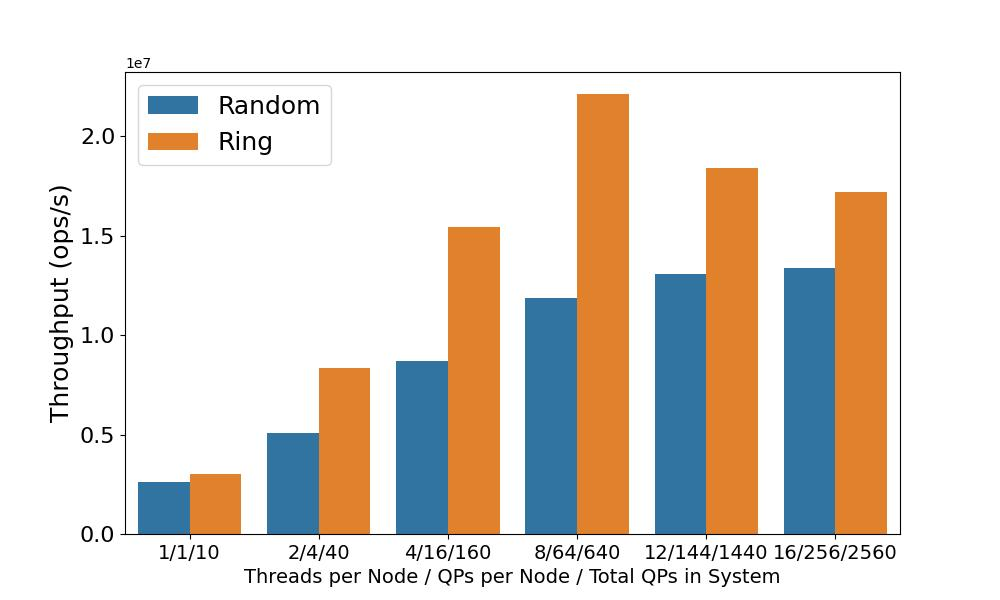

Here is the Python script that generated this plot:
from multiprocessing import Process
import subprocess
import os
from typing import List
import csv
import json
import argparse
import pandas
import matplotlib.pyplot as plt
import seaborn

pandas.options.mode.chained_assignment = None  # default='warn'

parser = argparse.ArgumentParser(description='Process the parameters for running an experiment or a test-suite')
# Experiment configuration
# parser.add_argument("figdir", type=str, default='/Users/amandabaran/Desktop/sss/async_locks/alock/alock/alock/benchmark/one_lock/plots/',
#                     help="Directory name to save figures under")
# parser.add_argument(
#     'datafile', type=str,
#     help='Name of datafile for plotting (if none exists then one is generated by processing results in `save_dir`)')

# parser.add_argument('exp', type=str, default='exp1', help='Experiment to plot')
parser.add_argument('--nodes', type=int, default=0, help='number of nodes in experiment')
parser.add_argument('--threads', type=int, default=0, help='number of threads in experiment')
parser.add_argument('--exp', type=str, default='tput', help='tput or lat')

parser.add_argument('--save_dir', type=str, default='results', help='Directory containing results to plot')

parser.add_argument('--resfile', type=str, default='_result.csv', help='Name of file with results')

parser.add_argument('--plot', type=bool, default=False, help='Whether to use the merged df files to make plots') 

FLAGS = parser.parse_args()

# ==========================================================================================================================================
# Functions
# ==========================================================================================================================================

def average_results(df):
    # Aggregate columns (e.g., sum)
    aggregates = df.mean(axis=0)  # Sum along the columns
    
    # Create a new DataFrame with the aggregate values
    aggregate_df = pandas.DataFrame(aggregates).T  # Transpose to have a single row
    
    # Append the new row to the original DataFrame
    df = pandas.concat([df, aggregate_df], ignore_index=True)
    
    # Save the merged DataFrame to a new CSV file in the root directory
    filename = FLAGS.exp + '_results.csv'
    merged_csv_path = os.path.join('./', FLAGS.save_dir, filename)
    df.to_csv(merged_csv_path, index=False)
    print(f"Merged results saved to '{merged_csv_path}'.")

def aggregate_results(df):
    # Aggregate columns (e.g., sum)
    aggregates = df.sum(axis=0)  # Sum along the columns
    
    # Create a new DataFrame with the aggregate values
    aggregate_df = pandas.DataFrame(aggregates).T  # Transpose to have a single row
    
    # Append the new row to the original DataFrame
    df = pandas.concat([df, aggregate_df], ignore_index=True)
    
    # Save the merged DataFrame to a new CSV file in the root directory
    filename = FLAGS.exp + '_results.csv'
    merged_csv_path = os.path.join('./', FLAGS.save_dir, filename)
    df.to_csv(merged_csv_path, index=False)
    print(f"Merged results saved to '{merged_csv_path}'.")

def trim_columns(df):
    print(df)
    columns = ['thread_count', 'node_count', 'p_local', 'min_key', 'max_key', 'count', 'mean', 'stdev', 'min' ,'p50', 'p90' ,'p95' ,'p99' ,'p999', 'max']
    newdf = df[columns]
    print(newdf)
    return newdf

def merge_csv_results(root_dir):
    # Initialize an empty DataFrame to store merged results
    merged_df = pandas.DataFrame()
    file = FLAGS.resfile
    # Walk through the directory tree
    print("ROOT" , root_dir)
    for dirpath, dirnames, filenames in os.walk(root_dir):
        print(dirpath)
        print(dirnames)
        print(filenames)
        if file in filenames:
            csv_file_path = os.path.join(dirpath, file)
            # Read the CSV file into a DataFrame
            df = pandas.read_csv(csv_file_path)
            # Append the DataFrame to the merged DataFrame
            merged_df = pandas.concat([merged_df, df], ignore_index=True)

    df = trim_columns(merged_df)
    if FLAGS.exp == "lat":
        average_results(df)
    else:
        aggregate_results(df)

def plot_scaleout_tput(root_dir):
    df = pandas.read_csv(FLAGS.resfile)
    # header_row = df.head(1)
    # averaged_results = df.tail(1)
    # df = pandas.concat([header_row,averaged_results])
    # filtered= df[df['thread_count'] <= 8]
    filtered=df
    plt.figure(figsize=(10,6))
    seaborn.barplot(
        data=filtered,
        x='thread_count',
        y="Throughput",
        hue="mode"
    )
    plt.xticks(fontsize=14)
    plt.yticks(fontsize=16)
    plt.xlabel("Threads per Node / QPs per Node / Total QPs in System", fontsize=14)
    plt.ylabel("Throughput (ops/s)", fontsize=18)
    plt.legend(fontsize=18, loc='upper left')
    filename= "plot.jpg"
    plt.savefig(filename, format='jpg')


def plot_tput(file):
    df = pandas.read_csv(file)
    # header_row = df.head(1)
    # averaged_results = df.tail(1)
    # df = pandas.concat([header_row,averaged_results])
    # filtered= df[df['thread_count'] <= 8]
    filtered=df
    plt.figure(figsize=(10,6))
    seaborn.barplot(
        data=filtered,
        x='thread_count',
        y="Throughput",
        hue="mode"
    )
    plt.xticks(fontsize=14)
    plt.yticks(fontsize=16)
    plt.xlabel("Threads per Node / QPs per Node / Total QPs in System", fontsize=14)
    plt.ylabel("Throughput (ops/s)", fontsize=18)
    plt.legend(fontsize=18, loc='upper left')
    filename= "plot.jpg"
    plt.savefig(filename, format='jpg')
    
# ==========================================================================================================================================
# Script
# ==========================================================================================================================================

merge_csv_results(FLAGS.save_dir)

# plot_scaleout_tput(FLAGS.save_dir)

# ==========================================================================================================================================
# Old Functions
# ==========================================================================================================================================


# plot_tput('writes.csv')
    
# # Globals
# x1_ = 'lock_type'
# x2_ = 'experiment_params.workload.max_key'
# x3_ = 'experiment_params.num_clients'
# x4_ = 'experiment_params.num_nodes'
# x5_ = 'experiment_params.workload.p_local'
# x6_ = 'experiment_params.local_budget'
# x7_ = 'experiment_params.remote_budget'
# x8_ = 'experiment_params.num_threads'
# x_ = [x1_, x2_, x3_, x4_, x5_, x6_, x7_, x8_]
# y_ = 'results.driver.qps.summary.mean'
# y_2 = 'results.driver.latency.summary.mean'
# cols_ = [x1_, x2_, x3_, x4_, x5_, x6_, x7_, x8_, y_]

# def get_lat_summary(data):
#     # Calculate totals grouped by the cluster size
#     grouped = data.groupby(x_, as_index=True)[y_2]
#     _avg = grouped.mean()
#     _stddev = grouped.std()
#     _max = grouped.max()
#     _min = grouped.min()
#     _total = grouped.sum()
#     summary = pandas.DataFrame(index=grouped.groups.keys())
#     summary.index.names = x_
#     summary['average'] = _avg
#     summary['stddev'] = _stddev
#     summary['min'] = _min
#     summary['max'] = _max
#     summary['total'] = _total
#     print("\n\n----------------SUMMARY------------------\n")
#     print(summary)
#     return summary

# def get_summary(data):
#     # Calculate totals grouped by the cluster size
#     grouped = data.groupby(x_, as_index=True)[y_]
#     _avg = grouped.mean()
#     _stddev = grouped.std()
#     _max = grouped.max()
#     _min = grouped.min()
#     _total = grouped.sum()
#     summary = pandas.DataFrame(index=grouped.groups.keys())
#     summary.index.names = x_
#     summary['average'] = _avg
#     summary['stddev'] = _stddev
#     summary['min'] = _min
#     summary['max'] = _max
#     summary['total'] = _total
#     print("\n\n----------------SUMMARY------------------\n")
#     print(summary)
#     return summary

# def print_data_table_wBudget(data):
#     data = data.reset_index()
    
#     to_remove = data[x5_] == 1.0
#     data = data[~to_remove]
    
#     to_remove = data[x2_] != 100
#     data = data[~to_remove]

#     y_data = data['average']
#     nodes_data = data[x4_]
#     p_local_data = data[x5_]
#     lock_data = data[x1_]
#     threads_data = data[x8_]
#     keys_data = data[x2_]
#     rb_data = data[x7_]
#     lb_data = data[x6_]
    
#     print("CSV")
#     print("Lock,Nodes,Keys,P_Local,Threads,R Budget,L Budget,TPut")
#     for nodes, keys, p_local, lock, threads, rb, lb, y in zip(nodes_data, keys_data, p_local_data, lock_data, threads_data, rb_data, lb_data, y_data):
#         print(lock,",",nodes,",",keys,",",p_local,",",threads,",",rb,",",lb,",",y)
    


# def print_data_table(data):
#     data = data.reset_index()
    
#     to_remove = data[x5_] == 1.0
#     data = data[~to_remove]
    
#     to_remove = data[x2_] != 1000
#     data = data[~to_remove]

#     y_data = data['average']
#     nodes_data = data[x4_]
#     p_local_data = data[x5_]
#     lock_data = data[x1_]
#     threads_data = data[x8_]
#     keys_data = data[x2_]
    
#     print("CSV")
#     print("Lock,Nodes,Keys,P_Local,Threads,TPut")
#     for nodes, keys, p_local, lock, threads, y in zip(nodes_data, keys_data, p_local_data, lock_data, threads_data, y_data):
#         print(lock,",",nodes,",",keys,",",p_local,",",threads,",",y)


# def plot_latency(data):
#     print("Plotting latency...")
    
#     columns = ['lock_type', 'experiment_params.num_clients', 'experiment_params.num_threads', 'experiment_params.num_nodes', 
#                'experiment_params.workload.max_key', 'experiment_params.workload.p_local',
#                'experiment_params.remote_budget', 'experiment_params.local_budget', 
#                'results.driver.latency.summary.mean']
#     data = data[columns]
    
#     data['results.driver.latency.summary.mean'] = data['results.driver.latency.summary.mean'].apply(
#         lambda s: [float(x.strip()) for x in s.strip(' []').split(',')])
#     data = data.explode('results.driver.latency.summary.mean')
#     data = data.reset_index(drop=True)

#     # summary = get_lat_summary(data)
#     # summary = summary.reset_index()
#     summary = data
    
#     plocal=[1, .95, .9, .85]
    
#     nodes = [20]
#     threads = [8]
#     keys = [20, 100, 1000]
    
#     # make a grid of subplots with a row for each node number and a column for each key setup
#     fig, axes = plt.subplots(len(plocal), len(keys), figsize=(10, 8))
#     seaborn.set_theme(style='ticks')

#     plt.subplots_adjust(hspace = .75, wspace = 0.4)
    
#     for i, pl in enumerate(plocal):
#         for j, key in enumerate(keys):
#             data = summary[summary['experiment_params.workload.max_key'] == key]
#             data = data[data['experiment_params.num_nodes'] == nodes[0]]
#             data = data[data['experiment_params.workload.p_local'] == pl]
#             data = data[data['experiment_params.num_threads'] == threads[0]]
#             seaborn.ecdfplot(
#                     data=data,
#                     x='results.driver.latency.summary.mean',
#                     stat='proportion',
#                     ax=axes[i][j],
#                     hue='lock_type',
#                     palette="colorblind",
#                     legend=False,
#             )
#             # axes[i][j].set_xlabel('Latency (ns)')
#             axes[i][j].set_title(str(key) + " Keys, " + str(int(pl*100)) + " % Local", fontsize=10)
#              # set 3 ticks on y axis with values auto-chosen
#             axes[i][j].set_yticks((0, .25, .5, .75, 1))
#         # axes[i][0].set_ylabel('Aggregated Throughput (ops/s)', labelpad=20)
        
#     subplot = 'a'
#     for ax in axes.flatten():
#         # ax.legend().remove()    
#         s = '(' + subplot + ')'
#         ax.set_xlabel(s, weight='bold', fontfamily='monospace')
#         subplot = chr(ord(subplot) + 1)
    
#     legend1 = fig.legend(title='Legend', bbox_to_anchor=(.5, 1.04), labels=['Spin', 'MCS', 'ALock'],
#                          loc='upper center', fontsize=9, title_fontsize=11,  markerscale=.3,
#                         ncol=1, columnspacing=1, edgecolor='white', borderpad=0)
#     plt.show()
#     name = os.path.join(FLAGS.figdir, FLAGS.exp, 'latency_plots_n20_t8')
#     filename = name + ".png"
#     dirname = os.path.dirname(filename)
#     os.makedirs(dirname, exist_ok=True)
#     fig.savefig(filename, dpi=300, bbox_extra_artists=(legend1,)
#                 if legend1 is not None else None, bbox_inches='tight')
    
# def plot_spin(summary):
#     global x8_, y_
    
#     # reset index in order to access all fields for hue
#     summary = summary.reset_index()
    
#     # save original data
#     original = summary
    
#     line_color = seaborn.color_palette('colorblind')[2]
    
#     to_remove = summary[x8_] == 98
#     summary = summary[~to_remove]
#     to_remove = summary[x8_] == 102
#     summary = summary[~to_remove]
    
#     data = summary[summary['experiment_params.workload.max_key'] == 1000]
#     data = data[data['experiment_params.num_nodes'] == 1]
#     data = data.reset_index(drop=True)
#     seaborn.lineplot(
#         data=data,
#         x=x8_,
#         y='total',
#         # hue=line_color,
#         style='lock_type',
#         markers=True,
#         markersize=10,
#         color=line_color,
#     )
    
#     plt.ylabel('Total Throughput (ops/s)')
#     plt.xlabel('Threads')
#     plt.title('RDMA Loopback Scalability')
#     plt.legend().remove()
#     plt.show()

    

# def plot_locality_lines(nodes, keys, summary, name):
#     global x8_, y_
            
#     # make a grid of subplots with a row for each node number and a column for each key setup
#     # add 1 to len(keys) for final column of 100p% local for each node config
#     fig, axes = plt.subplots(len(nodes), len(keys)+1, figsize=(12, 8))
#     seaborn.set_theme(style='ticks')
#     markersize = 10
    
#     # make space for a big legend
#     fig.subplots_adjust(top=.8, bottom=.2)


#     # reset index in order to access all fields for hue
#     summary = summary.reset_index()
    
#     # save original data
#     original = summary

#     #filter data to only include desire p_local lines
#     plocal = [.95, .9, .85]
#     summary = summary[summary['experiment_params.workload.p_local'].isin(plocal)]
#     summary = summary.reset_index(drop=True)

#     plt.subplots_adjust(hspace = .6, wspace = 0.25)

#     for i, node in enumerate(nodes):
#         for j, key in enumerate(keys):
#             data = summary[summary['experiment_params.workload.max_key'] == key]
#             data = data[data['experiment_params.num_nodes'] == node]
#             data = data.reset_index(drop=True)
#             seaborn.lineplot(
#                     data=data,
#                     x=x8_,
#                     y='total',
#                     ax=axes[i][j],
#                     hue='lock_type',
#                     style='experiment_params.workload.p_local',
#                     markers=True,
#                     markersize=markersize,
#                     palette="colorblind",
#             )
#             # set y axis to start at 0
#             axes[i][j].set_ylim(0, axes[i][j].get_ylim()[1])
#             # set 3 ticks on y axis with values auto-chosen
#             axes[i][j].set_xticks([4,8,12])
#             # axes[i][j].set_yticks(axes[i][j].get_yticks()[::len(axes[i][j].get_yticks()) // 3])
#             h2, l2 = axes[i][j].get_legend_handles_labels()
#             axes[i][j].set_ylabel('') 
#             axes[i][j].set_xlabel('') 
#             # axes[i][j].set_xlabel('Threads per Node')
#             axes[i][j].set_title(str(key) + " Keys, " + str(node) + " Nodes", fontsize=10)
#         axes[i][0].set_ylabel('Throughput (ops/s)', labelpad=20)

#     # Add final column with 100p local by filtering original data again
#     p100 = original[original['experiment_params.workload.p_local'] == 1.0]
#     p100 = p100.reset_index(drop=True)
    
#     # plot final column with 100p local
#     for i, node in enumerate(nodes):
#         data = p100
#         data = data[data['experiment_params.num_nodes'] == node]
#         data = data.reset_index(drop=True)
#         seaborn.lineplot(
#                 data=data,
#                 x=x8_,
#                 y='total',
#                 ax=axes[i][len(keys)],
#                 hue='lock_type',
#                 style='experiment_params.workload.max_key',
#                 markers=True,
#                 markersize=markersize,
#                 palette="magma",
#         )
#         # set y axis to start at 0
#         axes[i][len(keys)].set_ylim(0, axes[i][len(keys)].get_ylim()[1])
#         # set 3 ticks on y axis with values auto-chosen
#         # axes[i][j].set_yticks(axes[i][j].get_yticks()[::len(axes[i][j].get_yticks()) // 3])
#         axes[i][len(keys)].set_xticks([4,8,12])
#         h3, l3 = axes[i][len(keys)].get_legend_handles_labels()
#         axes[i][len(keys)].set_ylabel('') 
#         axes[i][len(keys)].set_xlabel('') 
#         # axes[i][len(keys)].set_xlabel('Threads per Node')
#         axes[i][len(keys)].set_title("100% Local, " + str(node) + " Nodes", fontsize=10)
       
#     # Legend creation
#     # This is a hacky way to change the labels in the legend
#     l2[0] = 'Lock Type'
#     l2[4] = 'Percent Local'
#     for h in h2:
#         h.set_markersize(24)
#         h.set_linewidth(3)
#     labels_handles = {}
#     labels_handles.update(dict(zip(l2, h2)))
    
#     subplot = 'a'
#     for ax in axes.flatten():
#         ax.legend().remove()    
#         s = '(' + subplot + ')'
#         ax.set_xlabel(s, weight='bold', fontfamily='monospace')
#         subplot = chr(ord(subplot) + 1)
        
    
#     # legend1 = fig.legend(h2, l2, bbox_to_anchor=(0, 1.02, 1, .2),
#     #     loc='lower left', fontsize=9, title_fontsize=11, title='Legend', markerscale=.3,
#     #     ncol=2, columnspacing=1, edgecolor='white', borderpad=0)
    
#     # Legend for 100p plot
#     # This is a hacky way to change the labels in the legend
#     l3[0] = 'Lock Type'
#     l3[4] = 'Keys'
#     for h in h3:
#         h.set_markersize(24)
#         h.set_linewidth(3)
#     labels_handles = {}
#     labels_handles.update(dict(zip(l3, h3)))
   
        
#     fig.suptitle('', fontsize=12)
    
    
#     # legend2 = fig.legend(h3, l3, bbox_to_anchor=(.9, 1.12),
#     #     loc='upper right', fontsize=9, title_fontsize=11, title='100% Local Legend', markerscale=.3,
#     #     ncol=2, columnspacing=1, edgecolor='white', borderpad=1)

#     filename = name + ".png"
#     dirname = os.path.dirname(filename)
#     os.makedirs(dirname, exist_ok=True)
#     # fig.savefig(filename, dpi=300, bbox_extra_artists=(legend1,)
#     #             if legend1 is not None else None, bbox_inches='tight')
#     fig.savefig(filename, dpi=300, bbox_inches='tight')
    
#     # plt.tight_layout()
    
#     # Adjust layout to prevent clipping of the legend
#     # plt.tight_layout(rect=[0, 0, 1, 0.96])
#     plt.show()

    
# def plot(datafile, lock_type):
#     data = pandas.read_csv(datafile)
 
#     alock = data[data['experiment_params.name'].str.count("alock.*") == 1]
#     alock['lock_type'] = 'ALock'
#     mcs = data[data['experiment_params.name'].str.count("mcs.*") == 1]
#     mcs['lock_type'] = 'MCS'
#     spin = data[data['experiment_params.name'].str.count("spin.*") == 1]
#     spin['lock_type'] = 'Spin'
 
#     data = pandas.concat([alock, mcs, spin])
    
#     plot_latency(data)
    
#     columns = ['lock_type', 'experiment_params.num_threads', 'experiment_params.num_clients', 'experiment_params.num_nodes', 
#                'experiment_params.workload.max_key', 'experiment_params.workload.p_local', 
#                'experiment_params.remote_budget', 'experiment_params.local_budget', 'results.driver.qps.summary.mean']
#     data = data[columns]
#     print(data)
#     data['results.driver.qps.summary.mean'] = data['results.driver.qps.summary.mean'].apply(
#         lambda s: [float(x.strip()) for x in s.strip(' []').split(',')])
#     data = data.explode('results.driver.qps.summary.mean')
#     data = data.reset_index(drop=True)

#     summary = get_summary(data)
 
#     nodes = [5, 10, 20]
#     keys = [20, 100, 1000]
    
    
#     # plot_spin(summary)
    
#     # print_data_table(summary)
#     # print_data_table_wBudget(summary)
#     # plot_budget2(nodes, keys, summary, 'test')s
    
#     # plot_locality_lines(nodes, keys, summary, os.path.join(FLAGS.figdir, FLAGS.exp, 'paper_plots'))
    
#     # plocal = [.95, .9, .85]
#     # plot_budget(nodes, plocal, summary, os.path.join(FLAGS.figdir, FLAGS.exp, 'local_v_remote_test'))
 